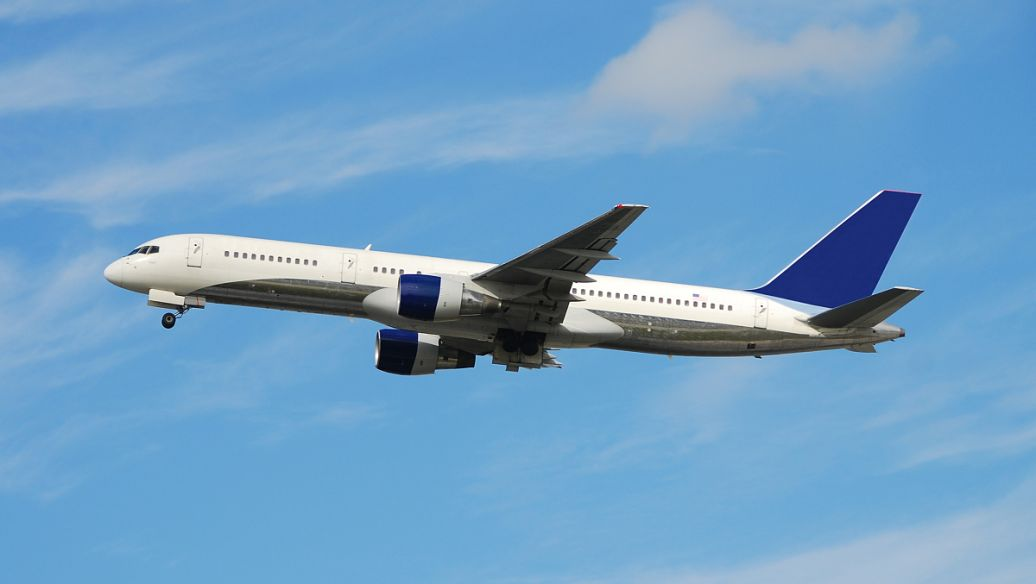
#> input picture task2/assets/example1.jpg, 1036 x 584 px
$ python 02_contours.py
#> lines starting #> are read from the running program, lines starting #| are printed output that depends on the picture; after the words box and inside, x2 and y2 are one past the last pixel; in counts of white or black regions, pixels touching at a corner belong together
from pathlib import Path
import cv2
from PIL import Image

task_dir = Path(__file__).resolve().parent
output_dir = task_dir / "outputs"
output_dir.mkdir(parents=True, exist_ok=True)

image_path = task_dir / "assets" / "example1.jpg"
image = cv2.imread(str(image_path))
#> image is the input picture: shape (584, 1036, 3); mean B, G, R 198.1, 159.7, 111.6

if image is None:
    raise FileNotFoundError(f"无法读取图片：{image_path}")

# 1. 转为灰度图
gray = cv2.cvtColor(image, cv2.COLOR_BGR2GRAY)
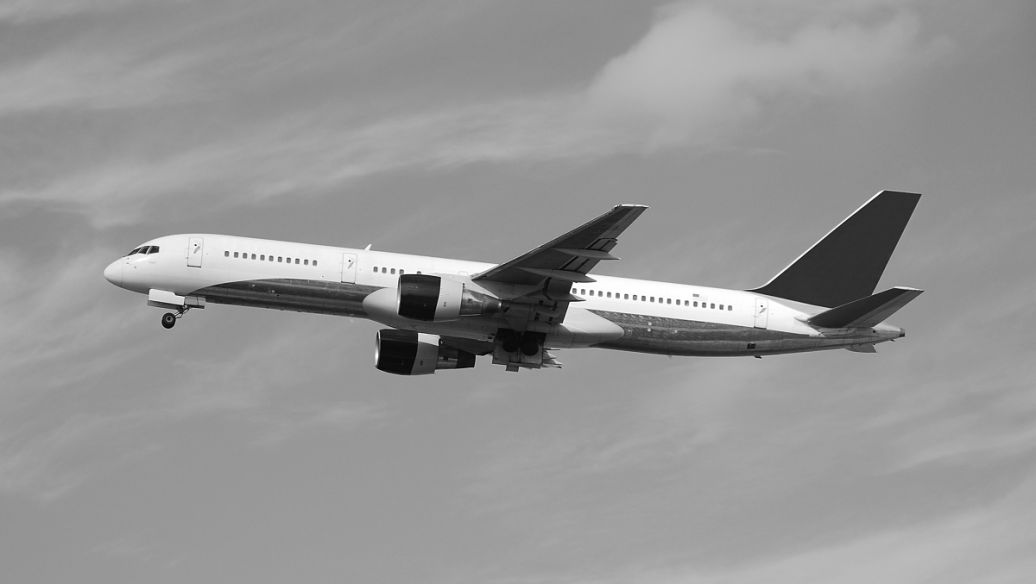
#> gray: shape (584, 1036); min 1, max 255, mean 149.7

# 2. 高斯模糊，减少细小噪声
blurred = cv2.GaussianBlur(gray, (5, 5), 0)

# 3. 检测边缘
edges = cv2.Canny(blurred, 80, 160)
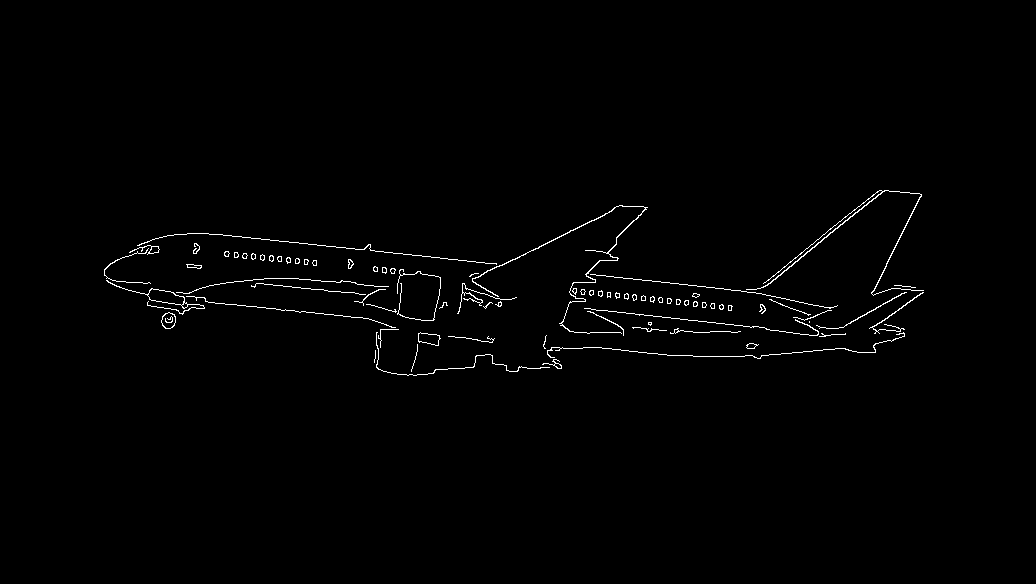
#> edges: shape (584, 1036); 0.99% white in thin lines or dots, all inside (x1, y1, x2, y2) = (104, 190, 924, 376)

# 4. 闭运算，连接部分细小的边缘缺口
kernel = cv2.getStructuringElement(cv2.MORPH_ELLIPSE, (7, 7))

closed_edges = cv2.morphologyEx(
    edges,
    cv2.MORPH_CLOSE,
    kernel,
    iterations=1,
)
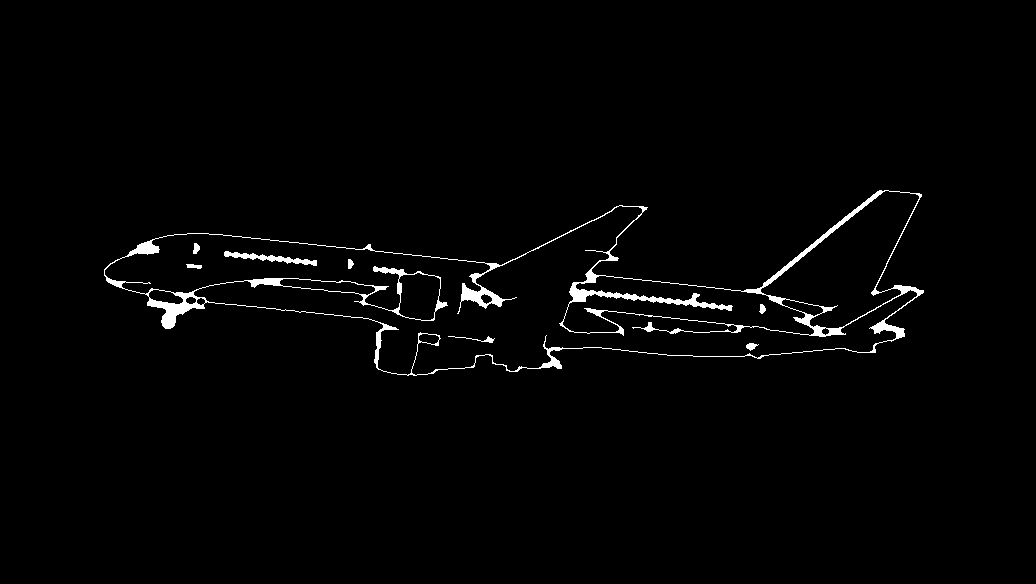
#> closed_edges: shape (584, 1036); 1.7% white; 8 white regions

# 5. 查找最外层轮廓
contours, _ = cv2.findContours(
    closed_edges,
    cv2.RETR_EXTERNAL,
    cv2.CHAIN_APPROX_SIMPLE,
)
#> contours = 1 contour; box (x1, y1, x2, y2) and area: (104, 190, 924, 376) 72200

# 6. 绘制轮廓并统计
result = image.copy()
total_area = 0.0
total_perimeter = 0.0

print(f"检测到 {len(contours)} 个外轮廓")
#| 检测到 1 个外轮廓

for index, contour in enumerate(contours, start=1):
    area = cv2.contourArea(contour)
    perimeter = cv2.arcLength(contour, True)

    total_area += area
    total_perimeter += perimeter

    cv2.drawContours(result, [contour], -1, (0, 255, 0), 2)
        # 在每个轮廓旁标注编号，与终端输出对应
    x, y, w, h = cv2.boundingRect(contour)

    cv2.putText(
        result,
        f"#{index}",
        (x, max(y - 8, 20)),
        cv2.FONT_HERSHEY_SIMPLEX,
        0.6,
        (0, 0, 255),
        2,
    )
    print(
        f"轮廓 {index}："
        f"面积 = {area:.2f}，周长 = {perimeter:.2f}"
    )
#> this loop made 1 pass
#> (index, area, perimeter, total_area, total_perimeter, x, y, w) on pass 1: (1, 72200, 2386.5, 72200, 2386.5, 104, 190, 820)
#| 轮廓 1：面积 = 72200.00，周长 = 2386.53
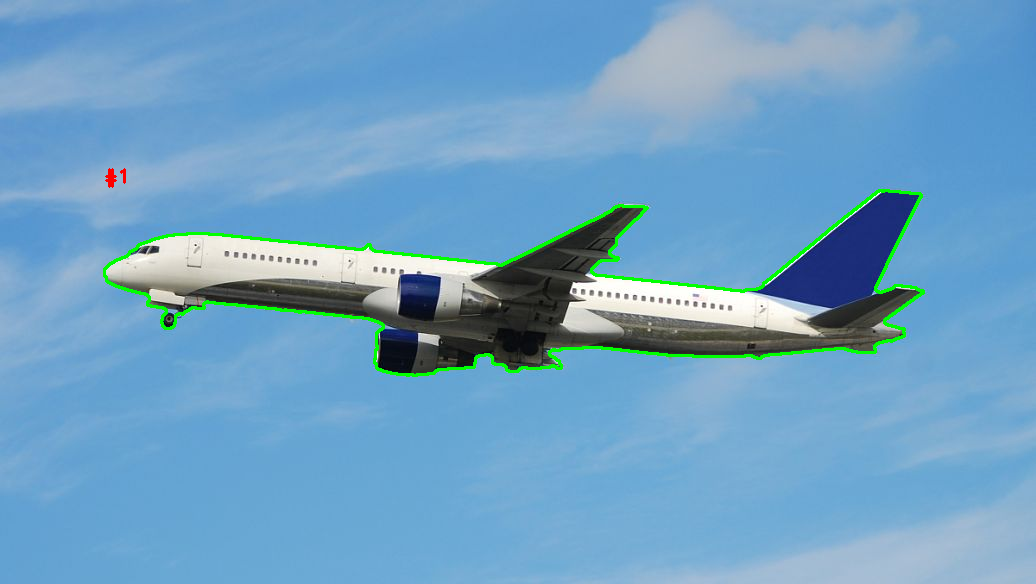
#> result: shape (584, 1036, 3); 1.29% of pixels changed, all inside (x1, y1, x2, y2) = (103, 168, 925, 377)
#> after the loop, total_area = 72200; total_perimeter = 2386.5

# 7. 保存中间步骤与最终结果
Image.fromarray(gray).save(output_dir / "contour_gray.png")
Image.fromarray(closed_edges).save(output_dir / "contour_edges.png")

result_rgb = cv2.cvtColor(result, cv2.COLOR_BGR2RGB)
Image.fromarray(result_rgb).save(output_dir / "contour_result.png")

# 将统计结果保存成文本，方便写报告
summary = (
    f"外轮廓数量：{len(contours)}\n"
    f"总面积：{total_area:.2f} 像素平方\n"
    f"总周长：{total_perimeter:.2f} 像素\n"
)
(output_dir / "contour_stats.txt").write_text(summary, encoding="utf-8")

print("\n" + summary)
#| 外轮廓数量：1
#| 总面积：72200.00 像素平方
#| 总周长：2386.53 像素
